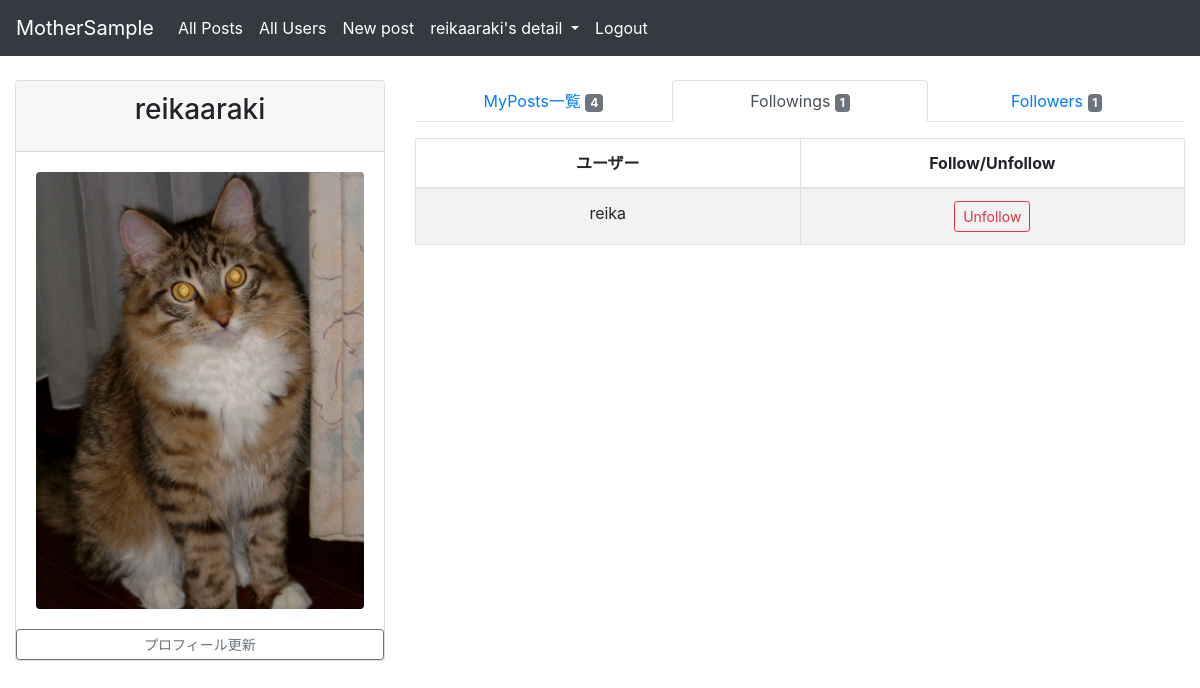
The page /microposts/following/ (signed in) on the database its author committed.
### accounts/models.py (models this page shows, shortened)
class User(AbstractUser, PermissionsMixin):
    username = models.CharField(max_length=50, unique=True)
    email = models.EmailField(max_length=50, unique=True)
    is_active = models.BooleanField(default=True)
    is_staff = models.BooleanField(default=False)
    age = models.IntegerField(blank=True, null=True)
    avatar = models.ImageField(blank=True, null=True)
    facebook_id = models.CharField(max_length=255, blank=True, null=True)
    twitter_id = models.CharField(max_length=255, blank=True, null=True)
    instagram_id = models.CharField(max_length=255, blank=True, null=True)
    last_login_date = models.DateTimeField(null=True, blank=True)
    created_at = models.DateTimeField(auto_now_add=True)
    updated_at = models.DateTimeField(auto_now=True)
    EMAIL_FIELD = 'email'
    USERNAME_FIELD = 'username'
    REQUIRED_FIELDS = ['email']
    objects = UserManager()
    favourite_post = models.ManyToManyField(
        'microposts.Post', blank=True, verbose_name='お気に入り投稿'
    )
    groups = models.ManyToManyField(Group, blank=True, related_name='custom_user_groups')
    user_permissions = models.ManyToManyField(Permission, blank=True, related_name='custom_user_permissions')

### microposts/views.py (the view)
# urls.py: path('following/', FollowingView.as_view(), name='following'),
class FollowingView(LoginRequiredMixin, ListView):
    template_name = 'microposts/followings.html'
    model = Relationship
    def get_context_data(self, **kwargs):
        context = super().get_context_data(**kwargs)
        user = self.request.user
        context['my_posts_count'] = Post.objects.filter(owner_id=self.request.user).count()
        followings = (Relationship.objects.filter(follower_id=user.pk)).values_list('following_id')
        context['following_list'] = User.objects.filter(id__in=followings)
        followers = (Relationship.objects.filter(following_id=user.pk)).values_list('follower_id')
        context['follower_count'] = User.objects.filter(id__in=followers).count()
        return context

### templates/microposts/followings.html (shortened to what this page needs)
{% extends 'base.html' %}
{% load static %}
{% block content %}
   <div class="content-wrapper">
       <div class="container-fluid">
           <div class="row">
               <aside class="col-sm-4">
                   <div class="card">
                       <div class="card-header">
                           <h3 class="card-title text-center">{{ user.get_username }}</h3>
                       </div>
                       <div class="card-body">
                           {% if user.avatar %}
                               <img class="rounded img-fluid mx-auto d-block"
                                   src="{{ user.avatar.url }}" id="avatar-image" alt="avatar_image">
                           {% else %}
                               <img class="rounded img-fluid mx-auto d-block"
                                   src="{% static 'images/avator_default.png' %}" id="avatar-image" alt="avatar_image">
                           {% endif %}
                       </div>
                       <a class="btn btn-outline-secondary btn-sm"
                           href="{% url 'accounts:edit_profile' %}" role="button">プロフィール更新</a>
                   </div>
               </aside>
               <div class="col-sm-8">
                   <ul class="nav nav-tabs nav-justified mb-3">
                       <li class="nav-item"><a href="{% url 'microposts:myposts' %}" class="nav-link ">MyPosts一覧
                           <span class="badge badge-secondary">{{ my_posts_count }}</span></a></li>
                       <li class="nav-item"><a href="{% url 'microposts:following' %}" class="nav-link active">Followings
                           <span class="badge badge-secondary">{{ following_list | length }}</span></a></li>
                       <li class="nav-item"><a href="{% url 'microposts:follower' %}" class="nav-link">Followers
                           <span class="badge badge-secondary">{{ follower_count }}</span></a></li>
                   </ul>
                   <div class="table table-responsive">
                       <table id='following_list'
                           class="table table-striped table-bordered table-hover">
                           <thead>
                           <tr>
                               <th class="text-center" style="width: 50%">ユーザー</th>
                               <th class="text-center" style="width: 50%">Follow/Unfollow</th>
                           </tr>
                           </thead>
                           <tbody>
                           {% for item in following_list %}
                               <tr class="text">
                                   <td class="text-center">{{ item.username }}</td>
                                   <td class="text-center align-middle">
                                       <form action="{% url 'accounts:rm_relation' pk=item.id %}" method="post">
                                               <button type="submit" class="btn btn-outline-danger btn-sm" name="button">
                                                   Unfollow
                                               </button>
                                       </form>
                                   </td>
                               </tr>
                           {% endfor %}
                           </tbody>
                       </table>
                   </div>
               </div>
           </div>
       </div>
   </div>
{% endblock %}

### templates/base.html (shortened to what this page needs)
{% load static %}
<!DOCTYPE html>
<html lang="ja">
<head>
    <link rel="stylesheet" href="https://stackpath.bootstrapcdn.com/bootstrap/4.3.1/css/bootstrap.min.css"
>
    <link rel="stylesheet" href="{% static 'accounts/style.css' %}">
    {% load bootstrap4 %}
</head>
<body>
<header class="mb-4">
    <nav class="navbar navbar-expand-sm navbar-dark bg-dark">
        <a class="navbar-brand" href="{% url 'microposts:postlist' %}">MotherSample</a>
        <div class="collapse navbar-collapse" id="navbarSupportedContent">
            <ul class="navbar-nav navbar-left">{% if user.is_authenticated %}
                <li class="nav-item">
                    <a class="nav-link" href="{% url 'microposts:postlist' %}">All Posts</a>
                </li>
                <li class="nav-item">
                    <a class="nav-link" href="{% url 'accounts:userlist' %}">All Users</a>
                </li>
                <li class="nav-item">
                    <a class="nav-link" href="{% url 'microposts:create' %}">New post</a>
                </li>
                <li class="nav-item dropdown">
                    <a class="nav-link dropdown-toggle" href="#" id="navbarDropdownMenuLink" role="button"
                    data-toggle="dropdown" aria-haspopup="true" aria-expanded="false">
                        {{ user.username }}'s detail
                    </a>
                </li>{% endif %}
            </ul>
            <ul class="navbar-nav navbar-right">{% if user.is_authenticated %}
                <li class="nav-item">
                    <a class="nav-link" href="{% url 'accounts:logout'%}">Logout</a>
                </li>{% endif %}
            </ul>
        </div>
    </nav>
</header>
{% block content %}
{% endblock content %}
</body>
</html>

### static/accounts/style.css (style rules this page uses)
.navbar { background-color: pink; }
.navbar-dark .navbar-nav .nav-link { color: white; }

### rows shown on the page
User: username "reikaaraki", get_username "reikaaraki", avatar (picture)
User: username "reika"

### other values the page prints
{{ my_posts_count }} "4"
{{ following_list | length }} "1"
{{ follower_count }} "1"
